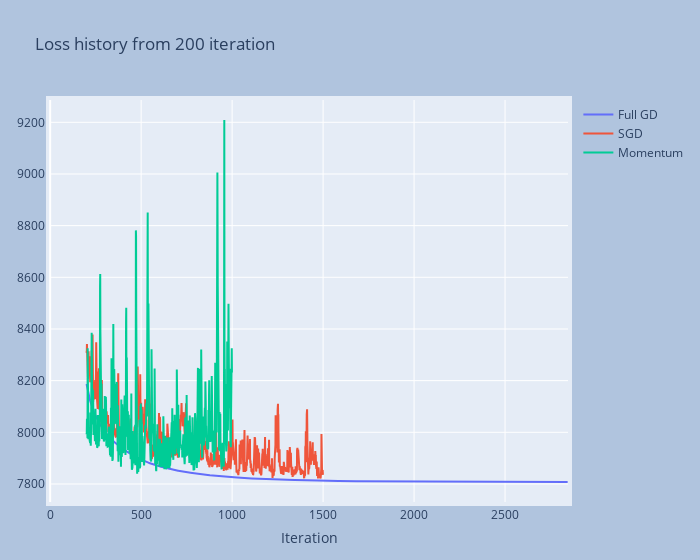

Notebook source saved alongside this figure:
### Code cell
full_gd = go.Scatter(x=np.arange(200,2845), y=my_model_GradientDescent.loss_history[200:], name='Full GD')
sgd = go.Scatter(x=np.arange(200, 1500), y=my_model_StochasticDescent.loss_history[200:], name='SGD')
momentum = go.Scatter(x=np.arange(200, 1000), y=my_model_Momentum.loss_history[200:], name='Momentum')

fig = go.Figure(data=[full_gd, sgd, momentum])

fig.update_xaxes(type='linear', range=[-1, 2845 + 1])
fig.update_yaxes(type='linear')

fig.update_layout(title = 'Loss history from 200 iteration', xaxis=dict(title="Iteration"))

fig.update_layout(
    autosize=True,
    width=700,
    margin=dict(
        l=50,
        r=50,
        b=50,
        t=100,
        pad=4
    ),
    paper_bgcolor='LightSteelBlue',
)

fig.show()

### Figure 1 — Plotly figure (JSON) as saved in the notebook; plotly's stock layout.template omitted (floating-point values rounded to 4 significant figures; data arrays with more than 128 entries replaced by an {"elided": "..."} marker saying what was removed)
{"data": [{"name": "Full GD", "type": "scatter", "x": {"elided": "2645 int values"}, "y": {"elided": "2645 float values"}}, {"name": "SGD", "type": "scatter", "x": {"elided": "1300 int values"}, "y": {"elided": "1300 float values"}}, {"name": "Momentum", "type": "scatter", "x": {"elided": "800 int values"}, "y": {"elided": "800 float values"}}], "layout": {"autosize": true, "margin": {"b": 50, "l": 50, "pad": 4, "r": 50, "t": 100}, "paper_bgcolor": "LightSteelBlue", "title": {"text": "Loss history from 200 iteration"}, "width": 700, "xaxis": {"range": [-1, 2846], "title": {"text": "Iteration"}, "type": "linear"}, "yaxis": {"type": "linear"}}}
